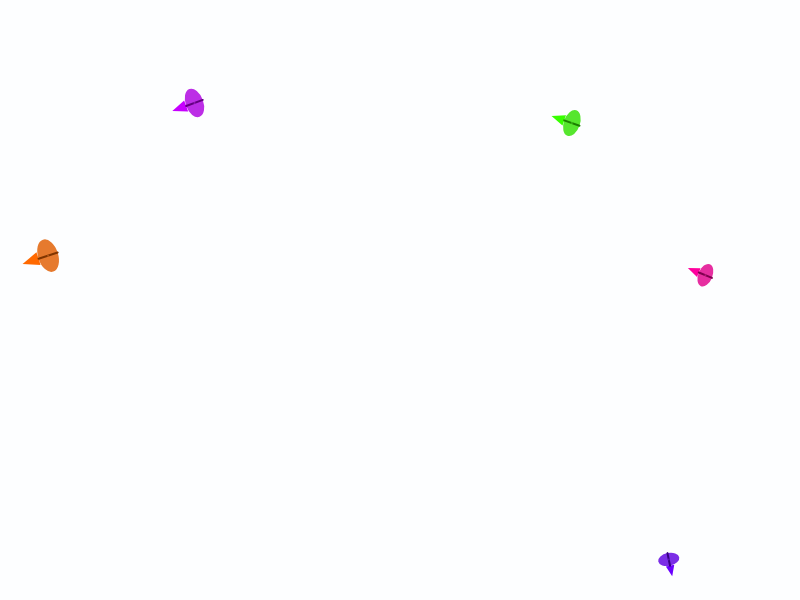
Frame 1 (no input)
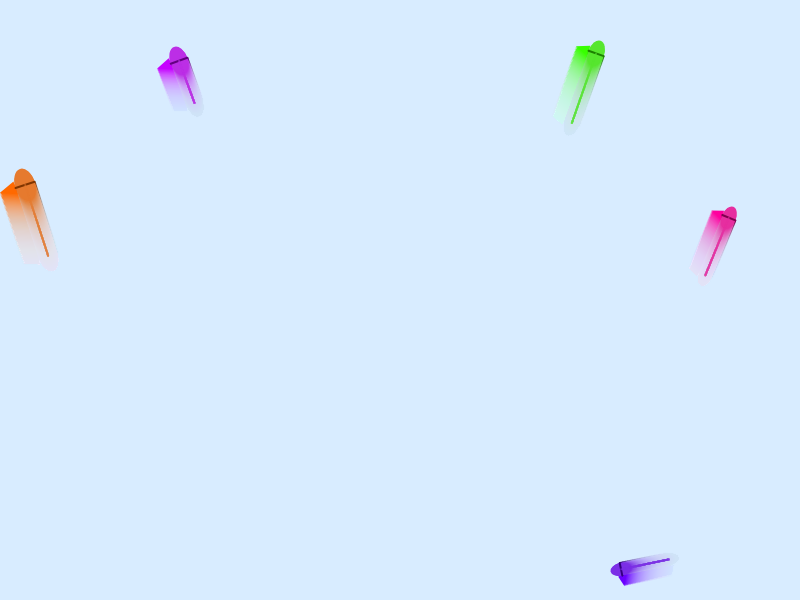
Frame 60 (no input)
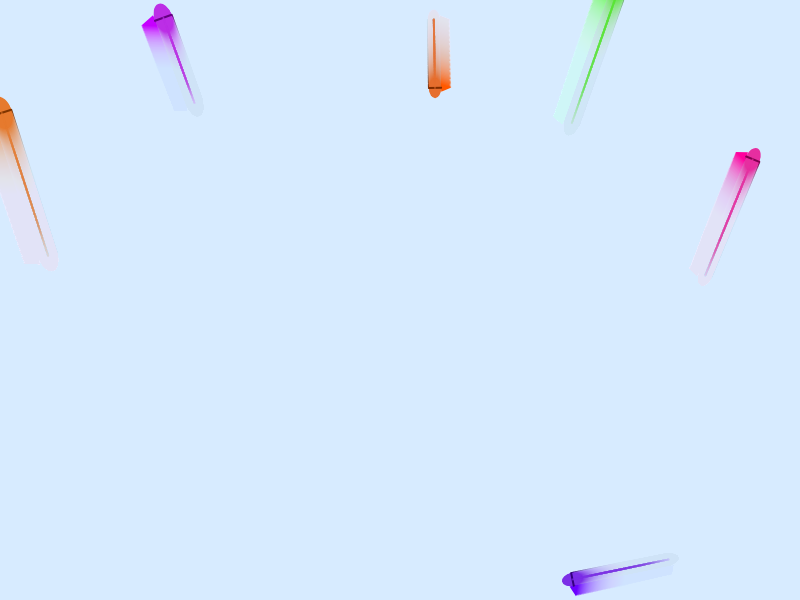
Frame 120 (the mouse pressed at the canvas centre since frame 60)

The p5.js sketch that drew these frames (run headless with seeded random() and noise() and a simulated clock; from frame 60 on, the mouse is pressed at the canvas centre):

// p5.js sketch
// ── sketch.js
let ships = [];
let trails = [];

function setup() {
  createCanvas(800, 600);
  colorMode(HSB, 360, 100, 100, 1);
  
  // Create initial ships
  for (let i = 0; i < 5; i++) {
    ships.push({
      x: random(width),
      y: random(height),
      speed: random(0.5, 1.5),
      size: random(20, 40),
      angle: random(TWO_PI),
      hue: random(360)
    });
  }
}

function draw() {
  background(220, 10, 95, 0.05); // Semi-transparent background for trail fading
  
  // Update and draw ships
  for (let i = ships.length - 1; i >= 0; i--) {
    let ship = ships[i];
    
    // Move ship
    ship.x += cos(ship.angle) * ship.speed;
    ship.y += sin(ship.angle) * ship.speed;
    
    // Add trail point
    trails.push({
      x: ship.x,
      y: ship.y,
      life: 1.0,
      hue: ship.hue
    });
    
    // Draw ship
    push();
    translate(ship.x, ship.y);
    rotate(ship.angle);
    
    // Ship body (paper-cut style)
    fill(ship.hue, 80, 90);
    noStroke();
    ellipse(0, 0, ship.size, ship.size * 0.6);
    
    // Sail
    fill(ship.hue, 100, 100);
    triangle(-ship.size * 0.2, -ship.size * 0.3,
             ship.size * 0.2, -ship.size * 0.3,
             0, -ship.size * 0.8);
    
    // Mast
    stroke(ship.hue, 100, 50);
    strokeWeight(2);
    line(0, -ship.size * 0.3, 0, ship.size * 0.3);
    
    pop();
    
    // Remove ships that leave the canvas
    if (ship.x < -50 || ship.x > width + 50 || 
        ship.y < -50 || ship.y > height + 50) {
      ships.splice(i, 1);
    }
  }
  
  // Update and draw trails
  for (let i = trails.length - 1; i >= 0; i--) {
    let trail = trails[i];
    trail.life -= 0.01;
    
    if (trail.life <= 0) {
      trails.splice(i, 1);
      continue;
    }
    
    // Draw trail
    let alpha = trail.life * 0.5;
    stroke(trail.hue, 80, 90, alpha);
    strokeWeight(2);
    point(trail.x, trail.y);
  }
  
  // Add new ships occasionally
  if (random() < 0.02) {
    ships.push({
      x: random(width),
      y: random(height),
      speed: random(0.5, 1.5),
      size: random(20, 40),
      angle: random(TWO_PI),
      hue: random(360)
    });
  }
}
